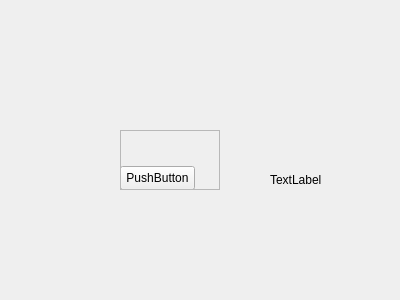
<?xml version="1.0" encoding="UTF-8"?>
<ui version="4.0">
 <class>Form</class>
 <widget class="QWidget" name="Form">
  <property name="geometry">
   <rect>
    <x>0</x>
    <y>0</y>
    <width>400</width>
    <height>300</height>
   </rect>
  </property>
  <property name="windowTitle">
   <string>Form</string>
  </property>
  <widget class="QFrame" name="frame">
   <property name="geometry">
    <rect>
     <x>120</x>
     <y>130</y>
     <width>100</width>
     <height>60</height>
    </rect>
   </property>
   <property name="minimumSize">
    <size>
     <width>100</width>
     <height>60</height>
    </size>
   </property>
   <property name="maximumSize">
    <size>
     <width>100</width>
     <height>60</height>
    </size>
   </property>
   <property name="frameShape">
    <enum>QFrame::NoFrame</enum>
   </property>
   <property name="frameShadow">
    <enum>QFrame::Raised</enum>
   </property>
   <widget class="QPushButton" name="pushButton">
    <property name="geometry">
     <rect>
      <x>0</x>
      <y>36</y>
      <width>75</width>
      <height>24</height>
     </rect>
    </property>
    <property name="text">
     <string>PushButton</string>
    </property>
   </widget>
   <widget class="QFrame" name="frame_2">
    <property name="geometry">
     <rect>
      <x>0</x>
      <y>0</y>
      <width>100</width>
      <height>60</height>
     </rect>
    </property>
    <property name="minimumSize">
     <size>
      <width>100</width>
      <height>60</height>
     </size>
    </property>
    <property name="maximumSize">
     <size>
      <width>100</width>
      <height>60</height>
     </size>
    </property>
    <property name="frameShape">
     <enum>QFrame::StyledPanel</enum>
    </property>
    <property name="frameShadow">
     <enum>QFrame::Raised</enum>
    </property>
   </widget>
  </widget>
  <widget class="QLabel" name="label">
   <property name="geometry">
    <rect>
     <x>270</x>
     <y>150</y>
     <width>100</width>
     <height>60</height>
    </rect>
   </property>
   <property name="minimumSize">
    <size>
     <width>100</width>
     <height>60</height>
    </size>
   </property>
   <property name="maximumSize">
    <size>
     <width>100</width>
     <height>60</height>
    </size>
   </property>
   <property name="text">
    <string>TextLabel</string>
   </property>
  </widget>
 </widget>
 <resources/>
 <connections/>
</ui>
